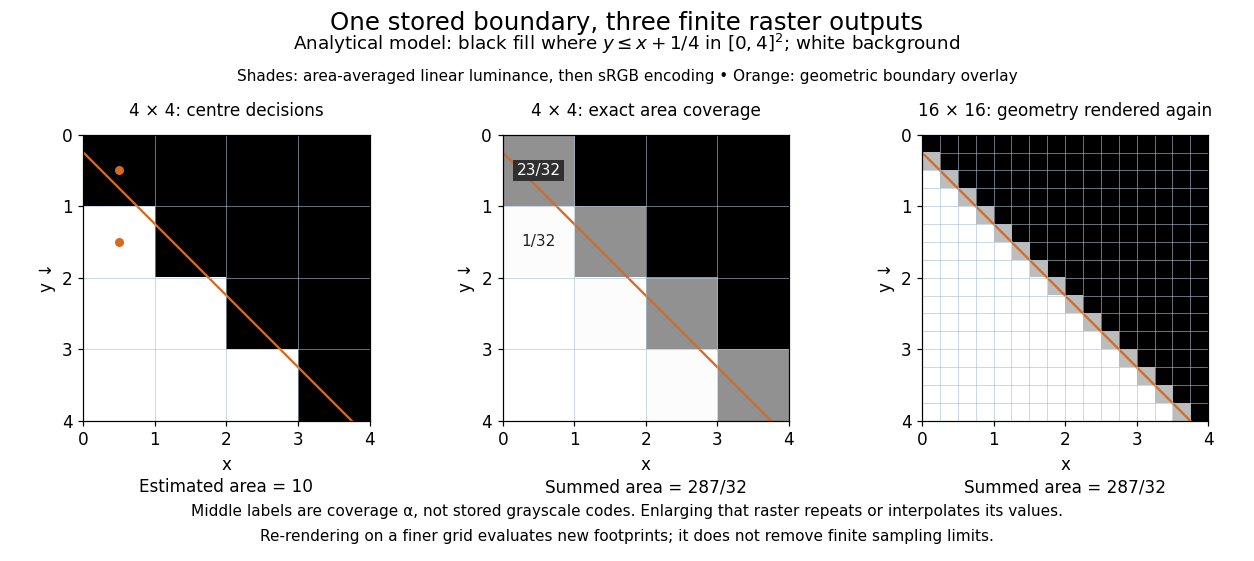

Recreate this plot in Python.
"""Exact geometric coverage versus pixel-centre sampling of a synthetic edge.

No measured curves or renderer benchmark: integrate y <= x + 1/4 over
square footprints in [0, 4]^2. Tested with Python 3.14, NumPy 2.3,
Matplotlib 3.10. Run from _media; output goes to the current directory.
"""

from pathlib import Path

import matplotlib.pyplot as plt
import numpy as np


EDGE_OFFSET = 0.25


def coverage_grid(n):
    """Integrate a clipped linear height using its positive-part primitive."""
    h = 4.0 / n
    x0, y0 = np.meshgrid(np.arange(n) * h, np.arange(n) * h)
    x1, y1 = x0 + h, y0 + h

    def primitive(x, y):
        return 0.5 * np.maximum(x + EDGE_OFFSET - y, 0.0) ** 2

    area = primitive(x1, y0) - primitive(x0, y0) - primitive(x1, y1) + primitive(x0, y1)
    return np.clip(area / h**2, 0.0, 1.0)


def centre_grid(n):
    centres = (np.arange(n) + 0.5) * 4.0 / n
    x, y = np.meshgrid(centres, centres)
    return (y <= x + EDGE_OFFSET).astype(float)


def encode_srgb(linear):
    return np.where(linear <= 0.0031308, 12.92 * linear, 1.055 * linear**(1 / 2.4) - 0.055)


def main():
    coarse, fine, centre = coverage_grid(4), coverage_grid(16), centre_grid(4)
    np.testing.assert_allclose(coarse[0, 0], 23 / 32)
    np.testing.assert_allclose(coarse[1, 0], 1 / 32)
    exact_area = 287 / 32
    for n in (4, 16):
        np.testing.assert_allclose(coverage_grid(n).sum() * (4 / n)**2, exact_area)
    assert centre.sum() == 10

    plt.rcParams.update({"font.size": 11, "figure.facecolor": "white", "axes.facecolor": "white"})
    fig, axes = plt.subplots(1, 3, figsize=(11.4, 5.1), dpi=110)
    fig.subplots_adjust(left=0.05, right=0.98, bottom=0.25, top=0.76, wspace=0.28)
    fig.suptitle("One stored boundary, three finite raster outputs", y=0.98, fontsize=16)
    fig.text(0.5, 0.91, r"Analytical model: black fill where $y\leq x+1/4$ in $[0,4]^2$; white background",
             ha="center", fontsize=12)
    fig.text(0.5, 0.855, "Shades: area-averaged linear luminance, then sRGB encoding • Orange: geometric boundary overlay",
             ha="center", fontsize=10)
    panels = [(centre, "4 × 4: centre decisions", "Estimated area = 10"),
              (coarse, "4 × 4: exact area coverage", "Summed area = 287/32"),
              (fine, "16 × 16: geometry rendered again", "Summed area = 287/32")]
    for ax, (coverage, title, note) in zip(axes, panels):
        n = len(coverage)
        ax.imshow(encode_srgb(1 - coverage), cmap="gray", vmin=0, vmax=1,
                  interpolation="nearest", extent=(0, 4, 4, 0))
        x = np.linspace(0, 3.75, 100)
        ax.plot(x, x + EDGE_OFFSET, color="#d56a23", lw=1.5)
        boundaries = np.linspace(0, 4, n + 1)
        for boundary in boundaries:
            ax.axhline(boundary, color="#a9bfd1", lw=0.45, alpha=0.85)
            ax.axvline(boundary, color="#a9bfd1", lw=0.45, alpha=0.85)
        ax.set(xlim=(0, 4), ylim=(4, 0), xticks=range(5), yticks=range(5), xlabel="x", ylabel="y ↓")
        ax.set_title(title, fontsize=11, pad=12)
        ax.text(0.5, -0.25, note, transform=ax.transAxes, ha="center", fontsize=11)
    axes[0].scatter([0.5, 0.5], [0.5, 1.5], color="#d56a23", s=24)
    axes[1].text(0.5, 0.5, "23/32", ha="center", va="center", fontsize=10, color="white",
                 bbox={"facecolor": "#303030", "edgecolor": "none", "pad": 2})
    axes[1].text(0.5, 1.5, "1/32", ha="center", va="center", fontsize=10, color="#222222")
    fig.text(0.5, 0.08, "Middle labels are coverage α, not stored grayscale codes. Enlarging that raster repeats or interpolates its values.",
             ha="center", fontsize=10)
    fig.text(0.5, 0.035, "Re-rendering on a finer grid evaluates new footprints; it does not remove finite sampling limits.",
             ha="center", fontsize=10)
    fig.savefig(Path(__file__).with_suffix('.png').name, facecolor="white", transparent=False)
    plt.close(fig)


if __name__ == "__main__":
    main()
